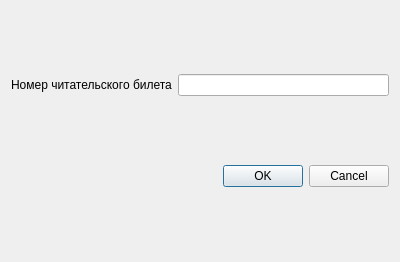
<?xml version="1.0" encoding="UTF-8"?>
<ui version="4.0">
 <class>ReaderRegistrationDialog</class>
 <widget class="QDialog" name="ReaderRegistrationDialog">
  <property name="geometry">
   <rect>
    <x>0</x>
    <y>0</y>
    <width>400</width>
    <height>262</height>
   </rect>
  </property>
  <property name="windowTitle">
   <string>Dialog</string>
  </property>
  <layout class="QGridLayout" name="gridLayout">
   <item row="0" column="0">
    <widget class="QLabel" name="label">
     <property name="text">
      <string>Номер читательского билета</string>
     </property>
    </widget>
   </item>
   <item row="0" column="1">
    <widget class="QLineEdit" name="ticket_number"/>
   </item>
   <item row="1" column="1">
    <widget class="QDialogButtonBox" name="buttonBox">
     <property name="orientation">
      <enum>Qt::Horizontal</enum>
     </property>
     <property name="standardButtons">
      <set>QDialogButtonBox::Cancel|QDialogButtonBox::Ok</set>
     </property>
    </widget>
   </item>
  </layout>
 </widget>
 <resources/>
 <connections>
  <connection>
   <sender>buttonBox</sender>
   <signal>accepted()</signal>
   <receiver>ReaderRegistrationDialog</receiver>
   <slot>accept()</slot>
   <hints>
    <hint type="sourcelabel">
     <x>248</x>
     <y>254</y>
    </hint>
    <hint type="destinationlabel">
     <x>157</x>
     <y>274</y>
    </hint>
   </hints>
  </connection>
  <connection>
   <sender>buttonBox</sender>
   <signal>rejected()</signal>
   <receiver>ReaderRegistrationDialog</receiver>
   <slot>reject()</slot>
   <hints>
    <hint type="sourcelabel">
     <x>316</x>
     <y>260</y>
    </hint>
    <hint type="destinationlabel">
     <x>286</x>
     <y>274</y>
    </hint>
   </hints>
  </connection>
 </connections>
</ui>
